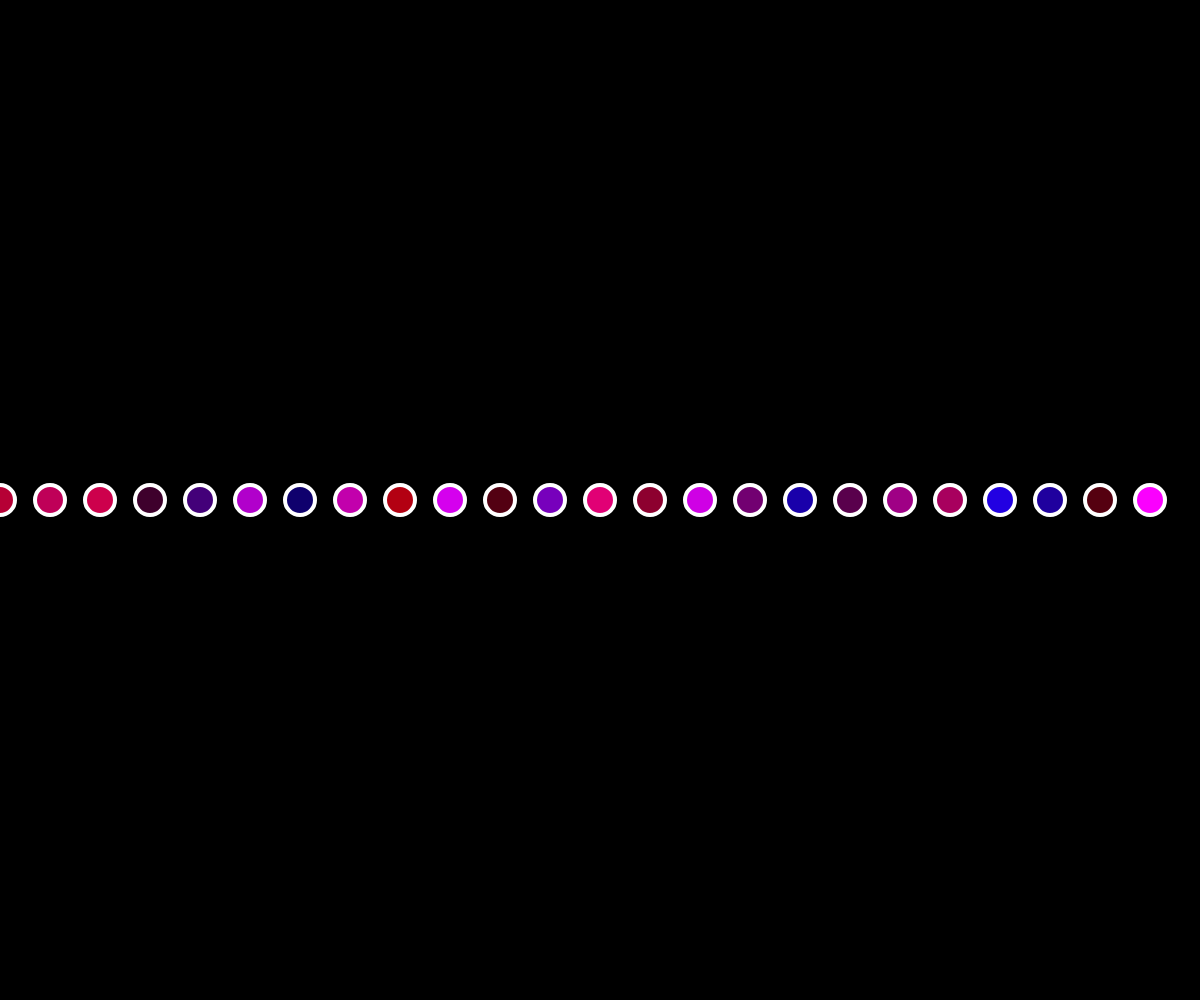
Frame 1 (no input)
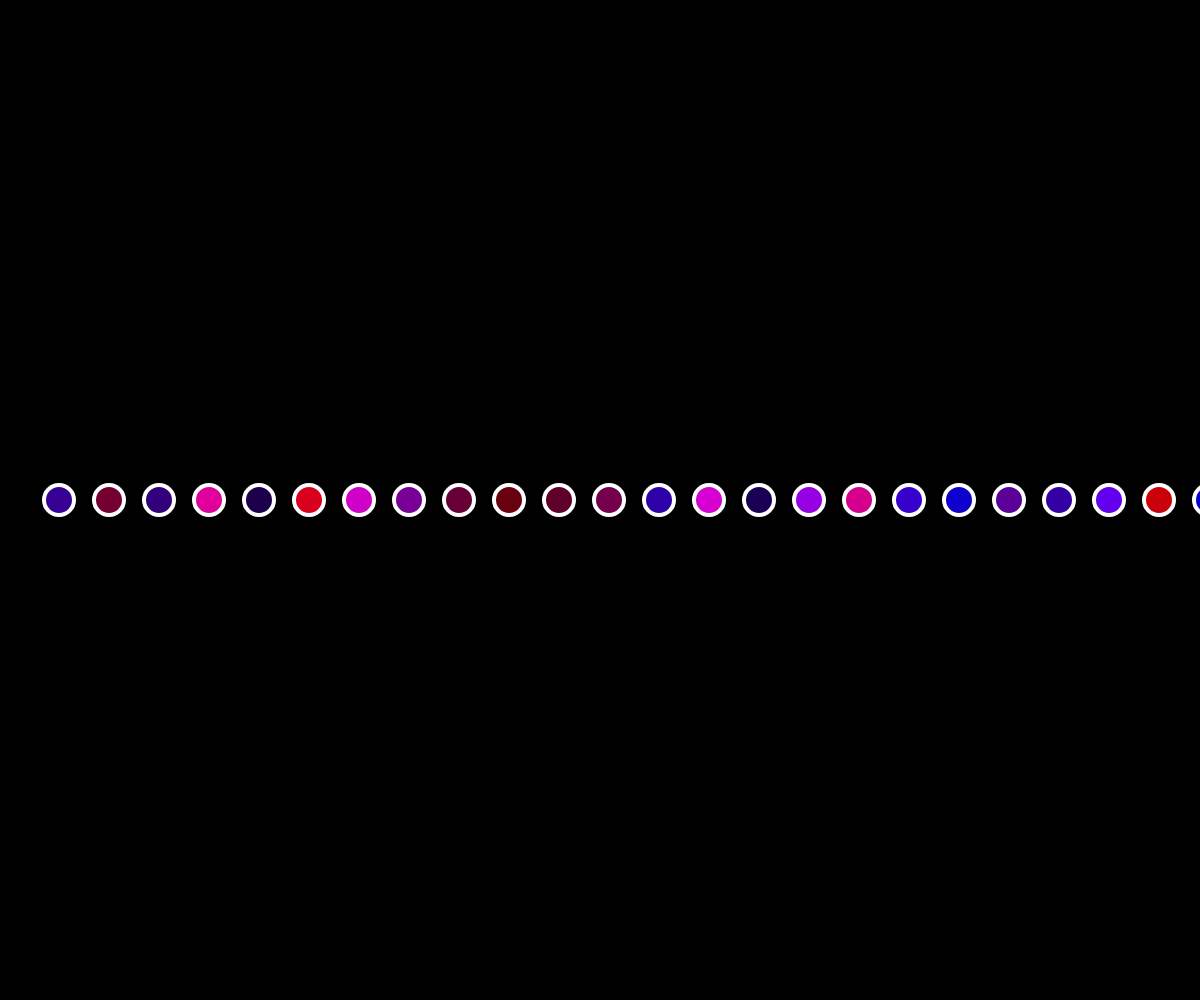
Frame 60 (no input)
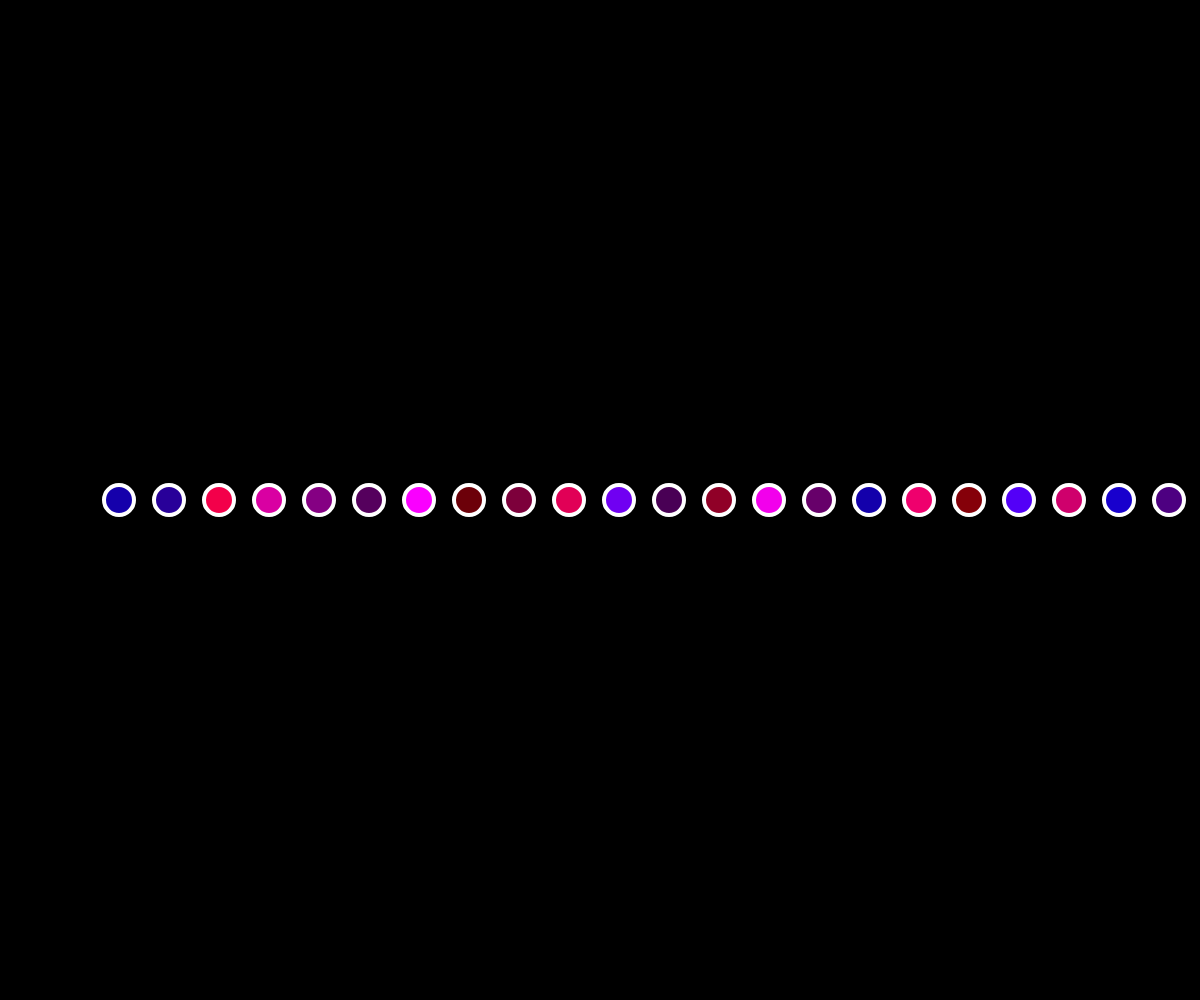
Frame 120 (the mouse pressed at the canvas centre since frame 60)

The p5.js sketch that drew these frames (run headless with seeded random() and noise() and a simulated clock; from frame 60 on, the mouse is pressed at the canvas centre):

// p5.js sketch
// ── sketch.js
var offset = 0;

function setup() {
	createCanvas(windowWidth, windowHeight);
}

function draw() {
	stroke(255);
	strokeWeight(4);
	background(0);
	for (var i = 0; i < width; i = i +50 ) {
		fill(random(255),0,random(255));
		ellipse(i + offset,windowHeight/2,30,30);
	}
	offset = offset + 1 ;
	if (offset > width) {
		offset = 0;
	}
}
